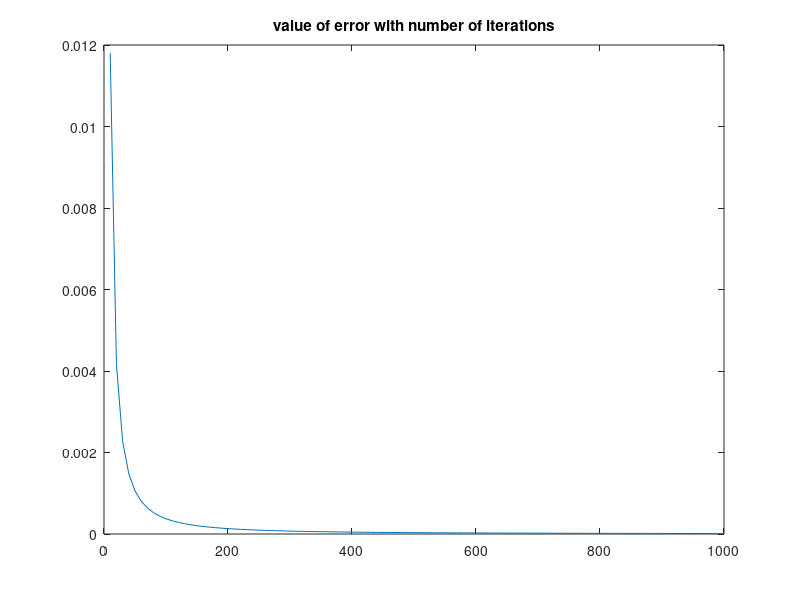

The MATLAB script that drew this image:
clear all
close all
f=@(x)sqrt(1-x^2);
%n=input('enter the number of values');
area=0;
t=zeros(1,100);
k=1;
for n=10:10:1000
area=0;
h=1/n;
    for i=0:1/n:1
    area=area+h*f(i);
    end
    area=area-(f(0)/2+f(1)/2)*h;
    t(1,k)=(pi-area*4)/pi;
    k=k+1;
end
n=10:10:1000;
plot(n,t);
title('value of error with number of iterations');
%fprintf('the final value if %d\n',pie);
%e=((pi-pie)/pi)*100